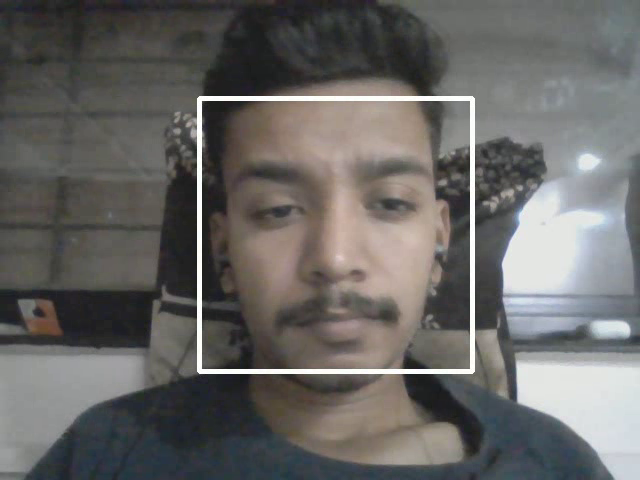
#> input picture frame 26 of WebCamAndVideoProcessing/output.avi, 640 x 480 px, given in place of the camera
$ python recordVideoandPlay.py
#> lines starting #> are read from the running program, lines starting #| are printed output that depends on the picture; after the words box and inside, x2 and y2 are one past the last pixel; in counts of white or black regions, pixels touching at a corner belong together
import cv2

video = cv2.VideoCapture(0)
success, frame = video.read()
#> frame is the input picture: shape (480, 640, 3); mean B, G, R 101.1, 103, 104.5

height = frame.shape[0]
#> height = 480
width = frame.shape[1]
#> width = 640

face_cascade = cv2.CascadeClassifier('faces.xml')
output = cv2.VideoWriter('output.avi',
                         cv2.VideoWriter_fourcc(*'DIVX'), 15, (width, height))

count = 0
while success:
    faces = face_cascade.detectMultiScale(frame, 1.5, 4)
#> faces = [[199, 95, 273, 273]]
    for (x, y, w, h) in faces:
        cv2.rectangle(frame, (x, y), (x + w, y + h), (255, 255, 255), 4)
#> this loop made 1 pass
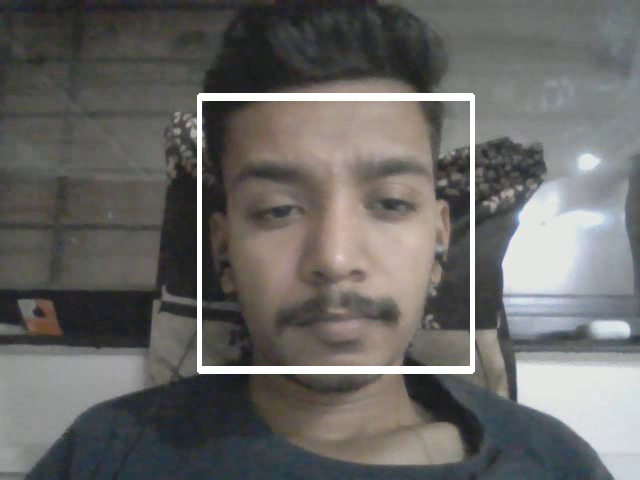
#> frame: shape (480, 640, 3); 1.71% of pixels changed, all inside (x1, y1, x2, y2) = (197, 93, 475, 371)
    cv2.imshow("Recording", frame)
    key = cv2.waitKey(1)
#> (key q is pressed here)
    if key == ord('q'):
        break
    output.write(frame)
    success, frame = video.read()
    count += 1
    print(count)

output.release()
video.release()
cv2.destroyAllWindows()

$ run again, starting later in the video
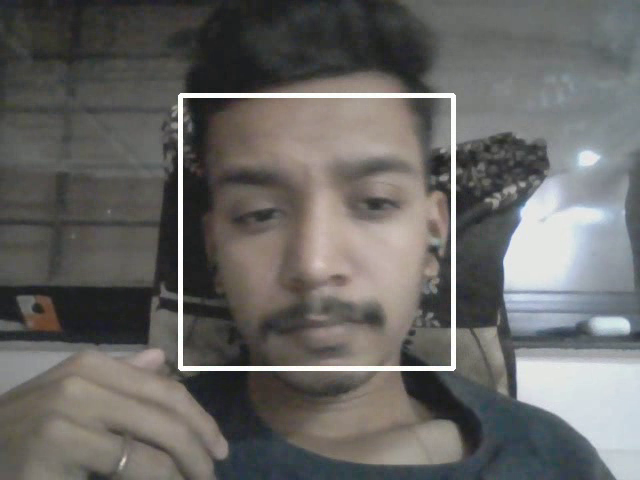
#> input picture frame 118 of WebCamAndVideoProcessing/output.avi, 640 x 480 px, given in place of the camera
#> frame is the input picture: shape (480, 640, 3); mean B, G, R 101.2, 103.3, 104.6
#> faces = [[182, 101, 273, 273]]
#> the loop `for (x, y, w, h) in faces:` made 1 pass
#> after the loop `for (x, y, w, h) in faces:`:
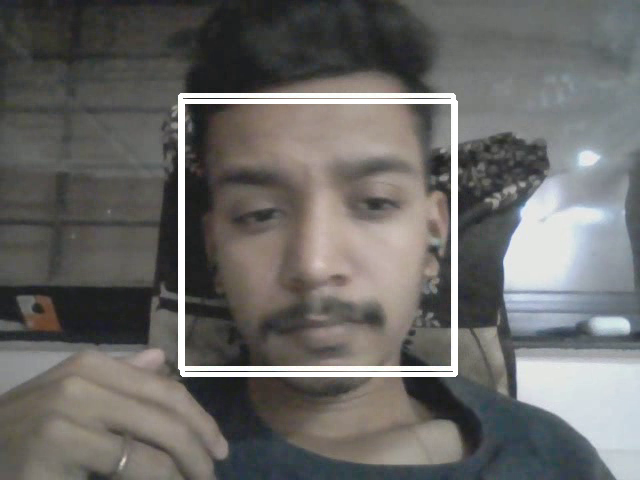
#> frame: shape (480, 640, 3); 1.73% of pixels changed, all inside (x1, y1, x2, y2) = (180, 99, 458, 377)

$ run again, starting later in the video
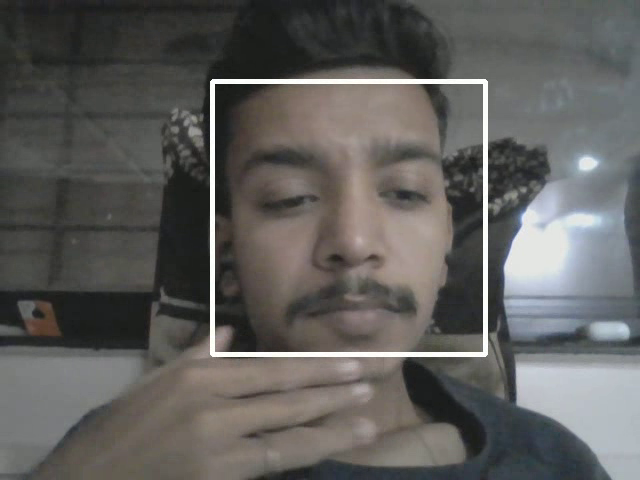
#> input picture frame 211 of WebCamAndVideoProcessing/output.avi, 640 x 480 px, given in place of the camera
#> frame is the input picture: shape (480, 640, 3); mean B, G, R 92.1, 94.2, 95.3
#> faces = [[210, 80, 273, 273]]
#> the loop `for (x, y, w, h) in faces:` made 1 pass
#> after the loop `for (x, y, w, h) in faces:`:
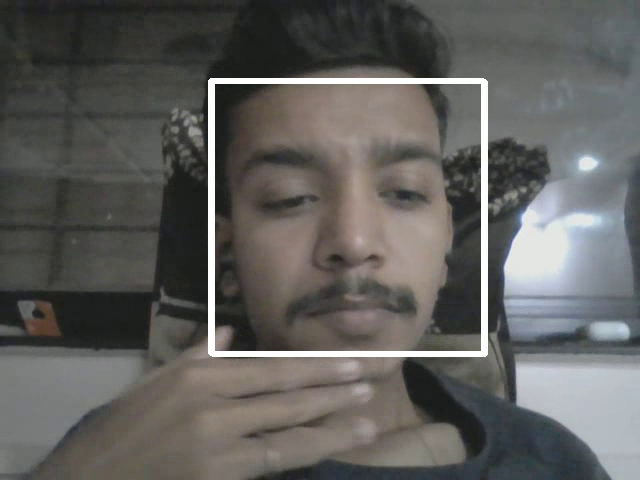
#> frame: shape (480, 640, 3); 1.75% of pixels changed, all inside (x1, y1, x2, y2) = (208, 78, 486, 356)
